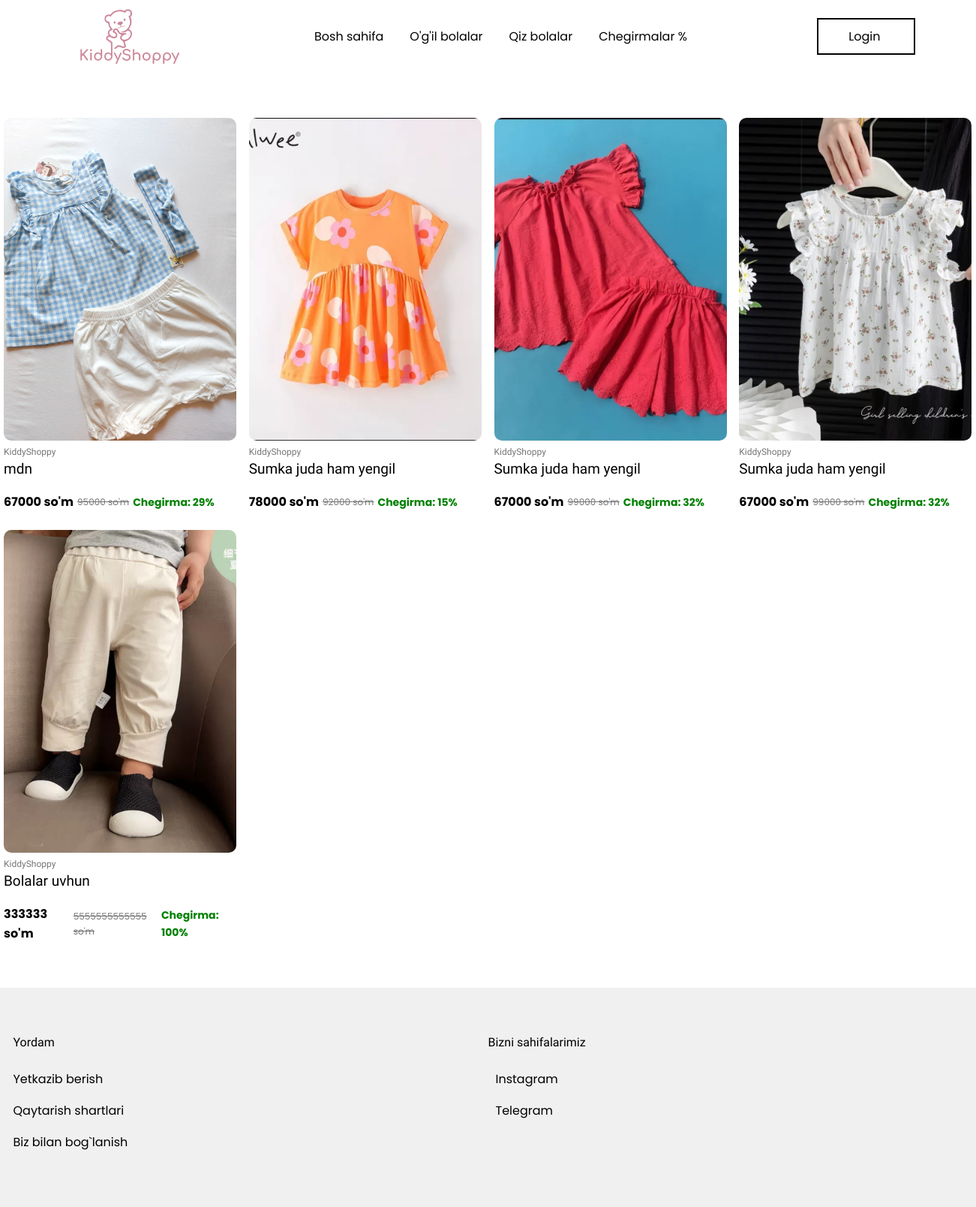
Page /skidkalar/ on the committed database.
### base/models.py (models this page shows, shortened)
class Main_Kiyim(models.Model):
    YOSH_CHOICES = [
        ('1', '1 oylik'),
        ('2', '2 oylik'),
        ('3', '3 oylik'),
        ('4', '4 oylik'),
        ('5', '5 oylik'),
        ('6', '6 oylik'),
        ('7', '7 oylik'),
        ('8', '8 oylik'),
        ('9', '9 oylik'),
    ]
    yoshi = models.CharField(
        max_length=2,
        choices=YOSH_CHOICES,
        blank=True,
        null=True,
        verbose_name="Bolalar yoshi"
    )
    GENDER_CHOICES = [
        ('qiz', 'Qiz bola'),
        ('ogil', 'O‘g‘il bola'),
    ]
    jinsi = models.CharField(
        max_length=5,
        choices=GENDER_CHOICES,
        default='qiz',
        verbose_name="Jinsi",
        help_text="Qiz bola yoki o‘g‘il bola uchun"
    )
    pre_balandligi = models.CharField("PRE balandligi", max_length=50, blank=True, null=True)
    pre_kilogrami = models.CharField("PRE kilogrami", max_length=50, blank=True, null=True)
    nb_balandligi = models.CharField("NB balandligi", max_length=50, blank=True, null=True)
    nb_kilogrami = models.CharField("NB kilogrami", max_length=50, blank=True, null=True)
    m3_balandligi = models.CharField("3M balandligi", max_length=50, blank=True, null=True)
    m3_kilogrami = models.CharField("3M kilogrami", max_length=50, blank=True, null=True)
    m6_balandligi = models.CharField("6M balandligi", max_length=50, blank=True, null=True)
    m6_kilogrami = models.CharField("6M kilogrami", max_length=50, blank=True, null=True)
    m9_balandligi = models.CharField("9M balandligi", max_length=50, blank=True, null=True)
    m9_kilogrami = models.CharField("9M kilogrami", max_length=50, blank=True, null=True)
    main_img = models.ImageField(upload_to='kiyimlar/', blank=True, null=True)
    birinchi_img = models.ImageField(upload_to='kiyimlar/', blank=True, null=True)
    ikkinchi_img = models.ImageField(upload_to='kiyimlar/', blank=True, null=True)
    tavsifi = models.CharField(max_length=100)
    narhi = models.PositiveIntegerField()
    skidkasi = models.PositiveIntegerField(
    blank=True,
    null=True,
    verbose_name="Chegirma (%)",
    help_text="Chegirma foizi, agar yo'q bo‘lsa bo‘sh qoldiring"
    )
    balandligi = models.CharField(max_length=200, null=True, blank=True)
    kilogrami = models.CharField(max_length=50, null=True, blank=True)
    kiyim_haqida = models.TextField(null=True, blank=True)
    birinchi_xususiyati = models.CharField(max_length=50, null=True, blank=True)
    ikkinchi_xususiyati = models.CharField(max_length=50, null=True, blank=True)
    uchunchi_xususiyati = models.CharField(max_length=50, null=True, blank=True)
    tortinchi_xususiyati = models.CharField(max_length=50, null=True, blank=True)
    beshinchi_xususiyati = models.CharField(max_length=50, null=True, blank=True)
    oltinchi_xususiyati = models.CharField(max_length=50, null=True, blank=True)
    class Meta:
        verbose_name = "Asosiy kiyim"
        verbose_name_plural = "Asosiy kiyimlar"
        ordering = ['-id']
    @property
    def chegirma_foizi(self):
        if self.narhi and self.skidkasi and self.skidkasi > self.narhi:
            return round(((self.skidkasi - self.narhi) / self.skidkasi) * 100)
        return 0

### base/views.py (the view)
# urls.py: path('skidkalar/', skidkali_kiyimlar_view, name='skidkali_kiyimlar'),
def skidkali_kiyimlar_view(request):
    kiyimlar = Main_Kiyim.objects.filter(skidkasi__isnull=False)
    return render(request, 'skidka_kiyimlar.html', {'kiyimlar': kiyimlar})

### base/templates/skidka_kiyimlar.html (shortened to what this page needs)
{% extends 'base.html' %}
{% load static %}
{% block content %}
<body>
    <div class="products">
        {% for kiyim in kiyimlar %}
        <div class="product_card">
            <a href="{% url 'detail' kiyim.id %}">
                <div class="product_card_info">
                    <img src="{{ kiyim.main_img.url }}" alt="baby-clothes" width="310" height="400">
                    <h4>KiddyShoppy</h4>
                    <h3>{{ kiyim.tavsifi }}</h3>
                    <div class="product_card_info_price">
                        <p class="new_price">{{ kiyim.narhi }} so'm</p>
                        <p class="old_price">{{ kiyim.skidkasi }} so'm</p>
                         {% if kiyim.chegirma_foizi > 0 %}
                    <p style="color: green; font-size: 14px; margin-left: 5px; font-weight: bold;">
                         Chegirma: {{ kiyim.chegirma_foizi }}%
                    </p>
                    {% endif %}
                    </div>
                </div>
            </a>
        </div>
        {% empty %}
        <p>Bu toifada kiyimlar topilmadi.</p>
        {% endfor %}
    </div>
</body>
{% endblock %}

### base/templates/navigation.html (style rules this page uses)
a { display: inline-block; text-decoration: none; color: #000; }

### base/templates/skidka_kiyimlar.html (style rules this page uses)
* { margin: 0; padding: 0; box-sizing: border-box; }
body { font-family: "Poppins", sans-serif; line-height: 1.6; }
h1, h2, h3, h4 { font-family: "League Spartan", serif; }
a { display: inline-block; text-decoration: none; color: #000; }
.products { width: 1291px; margin: 0 auto; padding-block: 60px; display: grid; grid-template-columns: repeat(4, minmax(0, 1fr)); grid-row-gap: 24px; grid-column-gap: 16px; }
.product_card { width: 310px; }
.product_card_info img { object-fit: cover; object-position: 50%; height: 430px; border-radius: 10px; }
.product_card_info h4 { font-size: 12px; font-weight: 500; line-height: 1.2; color: #757575; margin: 8px 0 5px; }
.product_card_info h3 { font-size: 19px; font-weight: inherit; line-height: 1.2; min-height: 42px; }
.product_card_info_price { display: flex; align-items: center; }
.new_price { font-weight: 700; margin-inline-end: 5px; }
.old_price { font-size: 12px; color: #757575; text-decoration: line-through; }

### rows in the picture
Main_Kiyim: main_img (picture), tavsifi "mdn", narhi "67000", skidkasi "95000", chegirma_foizi "29"
Main_Kiyim: main_img (picture), tavsifi "Sumka juda ham yengil", narhi "78000", skidkasi "92000", chegirma_foizi "15"
Main_Kiyim: main_img (picture), tavsifi "Sumka juda ham yengil", narhi "67000", skidkasi "99000", chegirma_foizi "32"
Main_Kiyim: main_img (picture), tavsifi "Sumka juda ham yengil", narhi "67000", skidkasi "99000", chegirma_foizi "32"
Main_Kiyim: main_img (picture), tavsifi "Bolalar uvhun", narhi "333333", skidkasi "5555555555555", chegirma_foizi "100"
